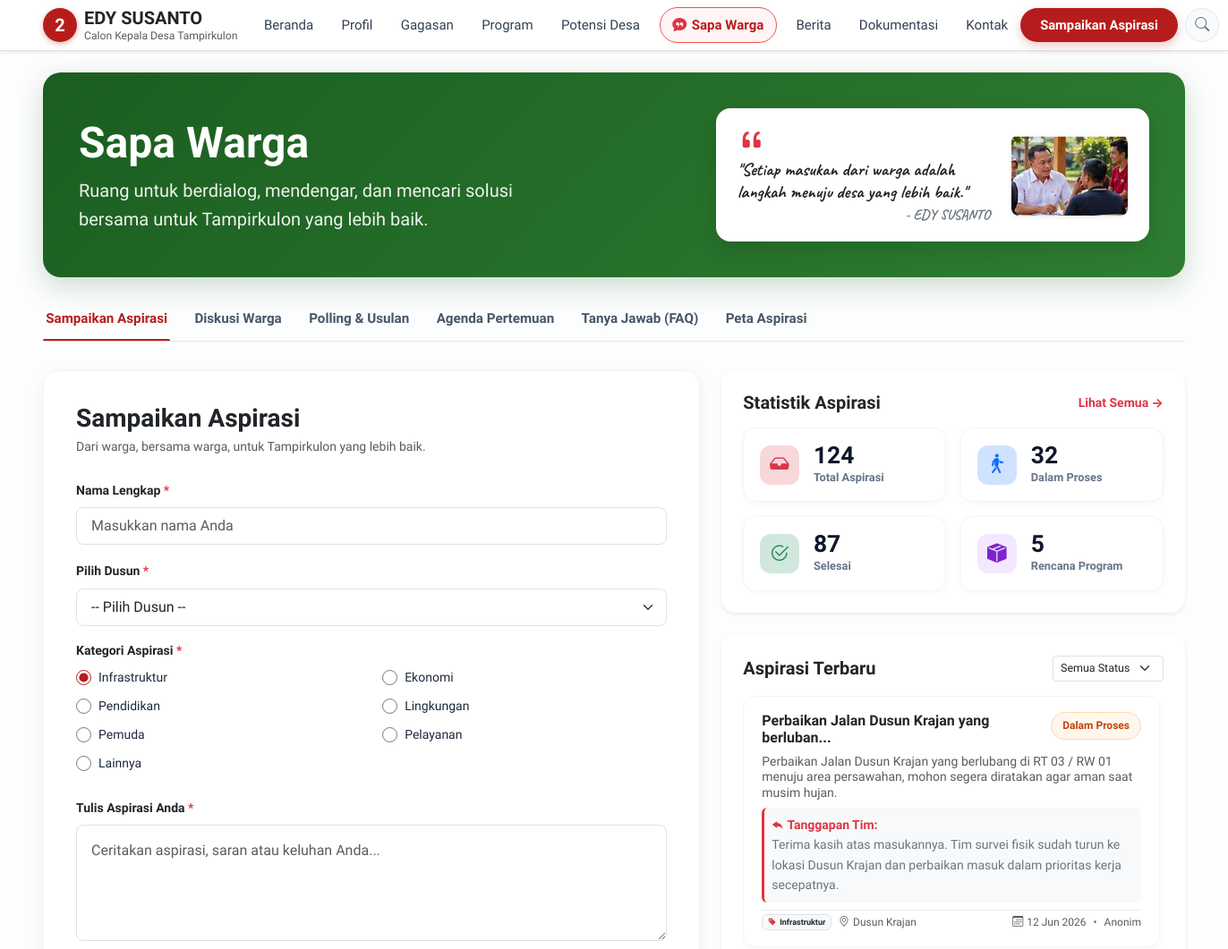
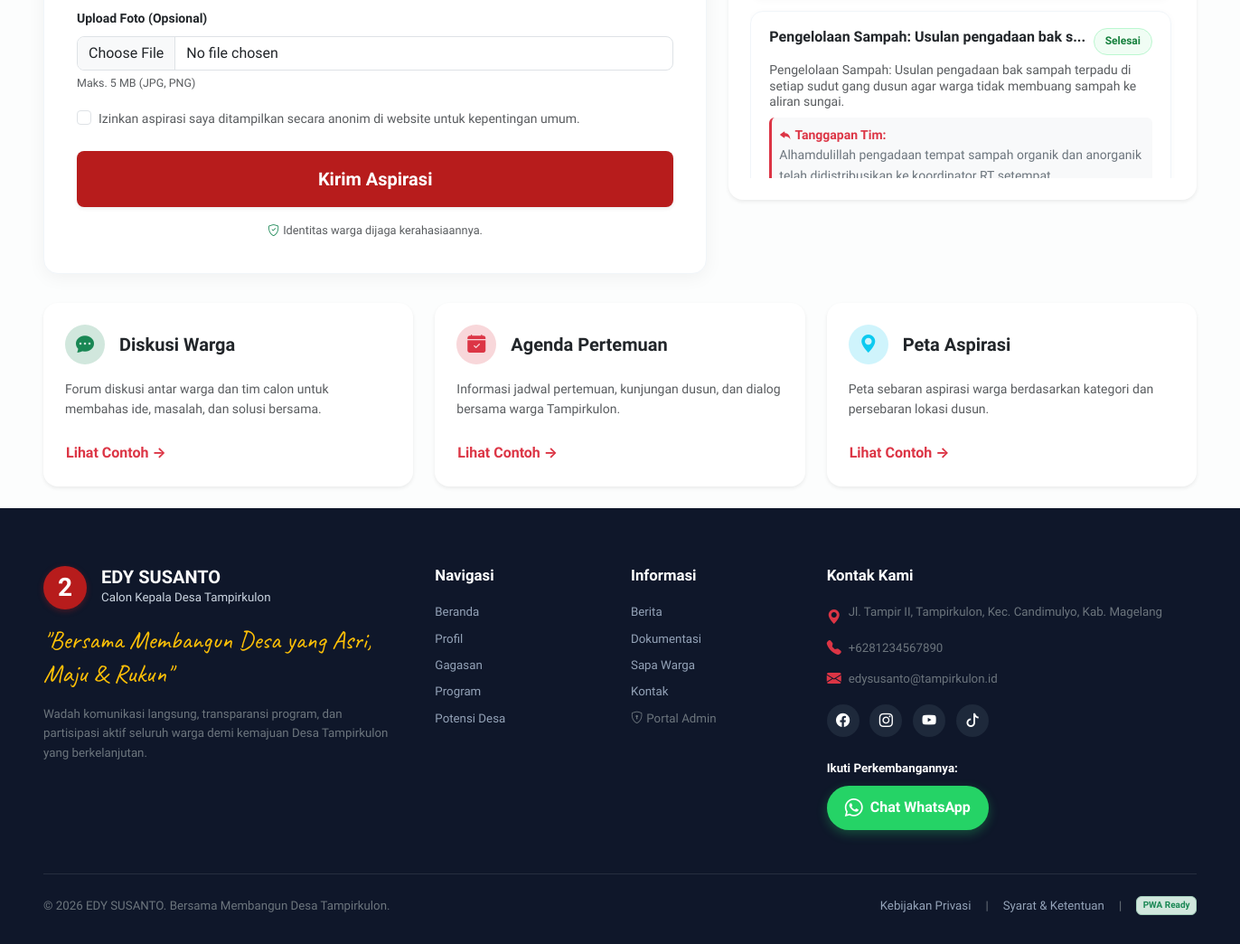
Page /index.php?page=sapa-warga on the committed database (2 pictures, top to bottom).
### tables this page shows
CREATE TABLE IF NOT EXISTS `pengaturan` (
  `id` INT AUTO_INCREMENT PRIMARY KEY,
  `kunci` VARCHAR(100) NOT NULL UNIQUE,
  `nilai` LONGTEXT DEFAULT NULL,
  `keterangan` VARCHAR(255) DEFAULT NULL,
  `updated_at` TIMESTAMP DEFAULT CURRENT_TIMESTAMP ON UPDATE CURRENT_TIMESTAMP
);

CREATE TABLE IF NOT EXISTS `aspirasi` (
  `id` INT AUTO_INCREMENT PRIMARY KEY,
  `kode_tiket` VARCHAR(30) NOT NULL UNIQUE,
  `nama_warga` VARCHAR(120) NOT NULL,
  `dusun` VARCHAR(80) NOT NULL,
  `kategori` VARCHAR(60) NOT NULL,
  `isi_aspirasi` TEXT NOT NULL,
  `foto` VARCHAR(255) DEFAULT NULL,
  `is_anonim` TINYINT(1) DEFAULT 0,
  `status` ENUM('Dalam Proses', 'Selesai', 'Rencana Program', 'Menunggu Review') DEFAULT 'Dalam Proses',
  `tanggapan` TEXT DEFAULT NULL,
  `tanggal_tanggapan` DATETIME DEFAULT NULL,
  `ip_address` VARCHAR(45) DEFAULT NULL,
  `created_at` TIMESTAMP DEFAULT CURRENT_TIMESTAMP
);

### pages/sapa-warga.php (the view, shortened to what the rows shown need)
<?php
$stats = get_aspirasi_stats($pdo);
$stmtFeed = $pdo->query("SELECT * FROM aspirasi ORDER BY created_at DESC LIMIT 10");
$aspirasiFeed = $stmtFeed->fetchAll();
$fotoSapa   = get_pengaturan($pdo, 'foto_sapa_warga', 'assets/images/banner/dialog_warga.jpg');
$quoteSapa  = get_pengaturan($pdo, 'quote_sapa_warga', 'Setiap masukan dari warga adalah langkah menuju desa yang lebih baik.');
$namaCalon  = get_pengaturan($pdo, 'nama_calon', APP_NAME);
?>
<div class="container-custom py-4">
  <div class="sapa-banner-rich mb-4" style="background: linear-gradient(135deg, #1b5e20 0%, #2e7d32 100%);">
    <div class="row align-items-center g-4">
      <div class="col-lg-7">
        <h1 class="display-5 fw-bold text-white mb-2">Sapa Warga</h1>
        <p class="fs-5 text-white mb-0" style="opacity: 0.92; max-width: 540px; font-weight: 400;">
          Ruang untuk berdialog, mendengar, dan mencari solusi bersama untuk Tampirkulon yang lebih baik.
        </p>
      </div>
      <div class="col-lg-5">
        <div class="sapa-quote-card">
          <div class="pe-2">
            <i class="bi bi-quote fs-2 text-danger lh-1"></i>
            <p class="mb-1 fw-bold font-handwriting fs-5 text-dark" style="line-height: 1.25;">
              "<?= e($quoteSapa) ?>"
            </p>
            <div class="text-secondary small fw-bold font-handwriting fs-6 text-end">- <?= e($namaCalon) ?></div>
          </div>
          <div class="flex-shrink-0">
            <img src="<?= e($fotoSapa) ?>" alt="<?= e($namaCalon) ?> Bersama Warga" class="rounded-3 shadow-sm object-fit-cover" style="width: 130px; height: 90px;">
          </div>
        </div>
      </div>
    </div>
  </div>
  <div class="sapa-nav-tabs-clean" id="sapaNavTabs">
    <button class="tab-link-clean active" data-tab-target="#tab-aspirasi">Sampaikan Aspirasi</button>
    <button class="tab-link-clean" data-tab-target="#tab-diskusi">Diskusi Warga</button>
    <button class="tab-link-clean" data-tab-target="#tab-polling">Polling &amp; Usulan</button>
    <button class="tab-link-clean" data-tab-target="#tab-agenda">Agenda Pertemuan</button>
    <button class="tab-link-clean" data-tab-target="#tab-faq">Tanya Jawab (FAQ)</button>
    <button class="tab-link-clean" data-tab-target="#tab-peta">Peta Aspirasi</button>
  </div>
  <div id="sapaTabPanels">
    <div class="tab-pane-content" id="tab-aspirasi">
      <div class="row g-4">
        <div class="col-lg-7">
          <div class="form-card-aspirasi" id="formAspirasi">
            <h3 class="fw-bold text-dark mb-1">Sampaikan Aspirasi</h3>
            <p class="text-muted small mb-4">Dari warga, bersama warga, untuk Tampirkulon yang lebih baik.</p>
            <form action="index.php?page=sapa-warga" method="POST" enctype="multipart/form-data">
              <div class="mb-3">
                <label for="namaLengkap" class="form-label fw-semibold small text-dark">Nama Lengkap <span class="text-danger">*</span></label>
                <input type="text" class="form-control rounded-3 py-2 px-3" id="namaLengkap" name="nama_lengkap" placeholder="Masukkan nama Anda" required>
              </div>
              <div class="mb-3">
                <label for="pilihDusun" class="form-label fw-semibold small text-dark">Pilih Dusun <span class="text-danger">*</span></label>
                <select class="form-select rounded-3 py-2 px-3" id="pilihDusun" name="dusun" required>
                  <option value="" selected disabled>-- Pilih Dusun --</option>
                </select>
              </div>
              <div class="mb-3">
                <label class="form-label fw-semibold small text-dark d-block mb-2">Kategori Aspirasi <span class="text-danger">*</span></label>
                <div class="row">
                  <div class="col-6">
                    <label class="radio-clean-item small">
                      <input type="radio" name="kategori_aspirasi" value="Infrastruktur" checked required>
                      <span>Infrastruktur</span>
                    </label>
                    <label class="radio-clean-item small">
                      <input type="radio" name="kategori_aspirasi" value="Pendidikan">
                      <span>Pendidikan</span>
                    </label>
                    <label class="radio-clean-item small">
                      <input type="radio" name="kategori_aspirasi" value="Pemuda">
                      <span>Pemuda</span>
                    </label>
                    <label class="radio-clean-item small">
                      <input type="radio" name="kategori_aspirasi" value="Lainnya">
                      <span>Lainnya</span>
                    </label>
                  </div>
                  <div class="col-6">
                    <label class="radio-clean-item small">
                      <input type="radio" name="kategori_aspirasi" value="Ekonomi">
                      <span>Ekonomi</span>
                    </label>
                    <label class="radio-clean-item small">
                      <input type="radio" name="kategori_aspirasi" value="Lingkungan">
                      <span>Lingkungan</span>
                    </label>
                    <label class="radio-clean-item small">
                      <input type="radio" name="kategori_aspirasi" value="Pelayanan">
                      <span>Pelayanan</span>
                    </label>
                  </div>
                </div>
              </div>
              <div class="mb-3">
                <label for="isiAspirasi" class="form-label fw-semibold small text-dark">Tulis Aspirasi Anda <span class="text-danger">*</span></label>
                <textarea class="form-control rounded-3 p-3" id="isiAspirasi" name="isi_aspirasi" rows="4" placeholder="Ceritakan aspirasi, saran atau keluhan Anda..." required></textarea>
              </div>
              <div class="mb-3">
                <label class="form-label fw-semibold small text-dark">Upload Foto (Opsional)</label>
                <div class="d-flex align-items-center gap-3">
                  <input type="file" class="form-control rounded-3" id="uploadFotoAspirasi" name="foto_aspirasi" accept="image/jpeg,image/png,image/webp">
                </div>
                <div class="form-text text-muted" style="font-size: 0.78rem;">Maks. 5 MB (JPG, PNG)</div>
              </div>
              <div class="form-check mb-4">
                <input class="form-check-input" type="checkbox" name="is_anonim" value="1" id="checkAnonim" style="cursor: pointer;">
                <label class="form-check-label small text-muted" for="checkAnonim" style="cursor: pointer;">
                  Izinkan aspirasi saya ditampilkan secara anonim di website untuk kepentingan umum.
                </label>
              </div>
              <button type="submit" class="btn btn-danger btn-lg w-100 rounded-3 fw-bold py-3 shadow-sm" style="background-color: #b71c1c; border: none;">
                Kirim Aspirasi
              </button>
              <div class="d-flex align-items-center justify-content-center gap-1 mt-3 text-muted small" style="font-size: 0.8rem;">
                <i class="bi bi-shield-check text-success"></i>
                <span>Identitas warga dijaga kerahasiaannya.</span>
              </div>
            </form>
          </div>
        </div>
        <div class="col-lg-5">
          <div class="card border-0 shadow-sm rounded-4 p-4 mb-4 bg-white border border-light-subtle">
            <div class="d-flex justify-content-between align-items-center mb-3">
              <h5 class="fw-bold mb-0 text-dark">Statistik Aspirasi</h5>
              <a href="#feedAspirasi" class="text-danger small fw-bold text-decoration-none">Lihat Semua &rarr;</a>
            </div>
            <div class="row g-3">
              <div class="col-6">
                <div class="stat-box">
                  <div class="stat-icon bg-danger-subtle text-danger">
                    <i class="bi bi-inbox-fill"></i>
                  </div>
                  <div>
                    <div class="stat-number"><?= $stats['total'] ?></div>
                    <div class="stat-label">Total Aspirasi</div>
                  </div>
                </div>
              </div>
              <div class="col-6">
                <div class="stat-box">
                  <div class="stat-icon bg-primary-subtle text-primary">
                    <i class="bi bi-person-walking"></i>
                  </div>
                  <div>
                    <div class="stat-number"><?= $stats['dalam_proses'] ?></div>
                    <div class="stat-label">Dalam Proses</div>
                  </div>
                </div>
              </div>
              <div class="col-6">
                <div class="stat-box">
                  <div class="stat-icon bg-success-subtle text-success">
                    <i class="bi bi-check2-circle"></i>
                  </div>
                  <div>
                    <div class="stat-number"><?= $stats['selesai'] ?></div>
                    <div class="stat-label">Selesai</div>
                  </div>
                </div>
              </div>
              <div class="col-6">
                <div class="stat-box">
                  <div class="stat-icon bg-purple-subtle" style="background-color: #f3e8ff; color: #7e22ce;">
                    <i class="bi bi-box-seam-fill"></i>
                  </div>
                  <div>
                    <div class="stat-number"><?= $stats['rencana_program'] ?></div>
                    <div class="stat-label">Rencana Program</div>
                  </div>
                </div>
              </div>
            </div>
          </div>
          <div class="card border-0 shadow-sm rounded-4 p-4 bg-white border border-light-subtle" id="feedAspirasi">
            <div class="d-flex justify-content-between align-items-center mb-3">
              <h5 class="fw-bold mb-0 text-dark">Aspirasi Terbaru</h5>
              <div class="d-flex gap-2">
                <select id="filterStatusAspirasi" class="form-select form-select-sm" style="font-size: 0.78rem;">
                  <option value="all">Semua Status</option>
                </select>
              </div>
            </div>
            <div class="aspirasi-list-scroll" style="max-height: 480px; overflow-y: auto; padding-right: 4px;">
              <?php foreach ($aspirasiFeed as $asp):
                $statusClass = 'badge-status-proses';
                if ($asp['status'] === 'Selesai') $statusClass = 'badge-status-selesai';
                elseif ($asp['status'] === 'Rencana Program') $statusClass = 'badge-status-rencana';
              ?>
              <div class="card-aspirasi-item aspirasi-item-row" data-dusun="<?= e($asp['dusun']) ?>" data-status="<?= e($asp['status']) ?>">
                <div class="d-flex justify-content-between align-items-start mb-2">
                  <h6 class="fw-bold text-dark mb-0 fs-6">
                    <?= e(substr($asp['isi_aspirasi'], 0, 42)) ?><?= strlen($asp['isi_aspirasi']) > 42 ? '...' : '' ?>
                  </h6>
                  <span class="badge-status <?= $statusClass ?> ms-2 text-nowrap">
                    <?= e($asp['status']) ?>
                  </span>
                </div>
                <p class="small text-muted mb-2 lh-sm">
                  <?= e($asp['isi_aspirasi']) ?>
                </p>
                <?php if (!empty($asp['tanggapan'])): ?>
                <div class="p-2 rounded bg-light border-start border-3 border-danger mb-2 small text-secondary">
                  <strong class="text-danger d-block"><i class="bi bi-reply-fill"></i> Tanggapan Tim:</strong>
                  <?= e($asp['tanggapan']) ?>
                </div>
                <?php endif; ?>
                <div class="d-flex flex-wrap align-items-center justify-content-between pt-1 border-top border-light-subtle text-muted" style="font-size: 0.75rem;">
                  <div class="d-flex align-items-center gap-2">
                    <span class="badge bg-light text-dark border">
                      <i class="bi bi-tag-fill me-1 text-danger"></i><?= e($asp['kategori']) ?>
                    </span>
                    <span><i class="bi bi-geo-alt me-1"></i><?= e($asp['dusun']) ?></span>
                  </div>
                  <div class="d-flex align-items-center gap-2">
                    <span><i class="bi bi-calendar3 me-1"></i><?= format_tanggal_id($asp['created_at']) ?></span>
                    <span>•</span>
                    <span><?= $asp['is_anonim'] ? 'Anonim' : e($asp['nama_warga']) ?></span>
                  </div>
                </div>
              </div>
              <?php endforeach; ?>
            </div>
          </div>
        </div>
      </div>
      <div class="row g-4 mt-2">
        <div class="col-md-4">
          <div class="card border-0 shadow-sm rounded-4 p-4 h-100 bg-white border border-light-subtle">
            <div class="d-flex align-items-center gap-3 mb-3">
              <div class="rounded-circle bg-success-subtle text-success d-flex align-items-center justify-content-center" style="width: 44px; height: 44px;">
                <i class="bi bi-chat-dots-fill fs-5"></i>
              </div>
              <h5 class="fw-bold mb-0">Diskusi Warga</h5>
            </div>
            <p class="text-muted small mb-4">Forum diskusi antar warga dan tim calon untuk membahas ide, masalah, dan solusi bersama.</p>
            <div class="mt-auto">
              <button class="btn btn-link text-danger fw-bold p-0 text-decoration-none tab-trigger-btn" data-target="tab-diskusi">
                Lihat Contoh &rarr;
              </button>
            </div>
          </div>
        </div>
        <div class="col-md-4">
          <div class="card border-0 shadow-sm rounded-4 p-4 h-100 bg-white border border-light-subtle">
            <div class="d-flex align-items-center gap-3 mb-3">
              <div class="rounded-circle bg-danger-subtle text-danger d-flex align-items-center justify-content-center" style="width: 44px; height: 44px;">
                <i class="bi bi-calendar-check-fill fs-5"></i>
              </div>
              <h5 class="fw-bold mb-0">Agenda Pertemuan</h5>
            </div>
            <p class="text-muted small mb-4">Informasi jadwal pertemuan, kunjungan dusun, dan dialog bersama warga Tampirkulon.</p>
            <div class="mt-auto">
              <button class="btn btn-link text-danger fw-bold p-0 text-decoration-none tab-trigger-btn" data-target="tab-agenda">
                Lihat Contoh &rarr;
              </button>
            </div>
          </div>
        </div>
        <div class="col-md-4">
          <div class="card border-0 shadow-sm rounded-4 p-4 h-100 bg-white border border-light-subtle">
            <div class="d-flex align-items-center gap-3 mb-3">
              <div class="rounded-circle bg-info-subtle text-info d-flex align-items-center justify-content-center" style="width: 44px; height: 44px;">
                <i class="bi bi-geo-alt-fill fs-5"></i>
              </div>
              <h5 class="fw-bold mb-0">Peta Aspirasi</h5>
            </div>
            <p class="text-muted small mb-4">Peta sebaran aspirasi warga berdasarkan kategori dan persebaran lokasi dusun.</p>
            <div class="mt-auto">
              <button class="btn btn-link text-danger fw-bold p-0 text-decoration-none tab-trigger-btn" data-target="tab-peta">
                Lihat Contoh &rarr;
              </button>
            </div>
          </div>
        </div>
      </div>
    </div>
  </div>
</div>

### rows in the picture
pengaturan: nilai "EDY SUSANTO"
aspirasi: isi_aspirasi "Perbaikan Jalan Dusun Krajan yang berluban", status "Dalam Proses", isi_aspirasi "Perbaikan Jalan Dusun Krajan yang berlubang di RT 03 / RW 01 menuju area persawahan, mohon segera diratakan agar aman saat musim hujan.", tanggapan "Terima kasih atas masukannya. Tim survei fisik sudah turun ke lokasi Dusun Krajan dan perbaikan masuk dalam prioritas kerja secepatnya.", kategori "Infrastruktur", dusun "Dusun Krajan", created_at "12 Jun 2026", is_anonim "Anonim"
aspirasi: isi_aspirasi "Pengelolaan Sampah: Usulan pengadaan bak s", status "Selesai", isi_aspirasi "Pengelolaan Sampah: Usulan pengadaan bak sampah terpadu di setiap sudut gang dusun agar warga tidak membuang sampah ke aliran sungai.", tanggapan "Alhamdulillah pengadaan tempat sampah organik dan anorganik…"

### other values in the picture
NO_URUT "2"
APP_NAME "EDY SUSANTO"
APP_TITLE "Calon Kepala Desa Tampirkulon"
$quoteSapa "Setiap masukan dari warga adalah langkah menuju desa yang lebih baik."
$stats['total'] "124"
$stats['dalam_proses'] "32"
$stats['selesai'] "87"
$stats['rencana_program'] "5"
TAGLINE "Bersama Membangun Desa yang Asri, Maju & Rukun"
ALAMAT_DESA "Jl. Tampir II, Tampirkulon, Kec. Candimulyo, Kab. Magelang"
WHATSAPP_NUMBER "6281234567890"
EMAIL_DESA "edysusanto@tampirkulon.id"
